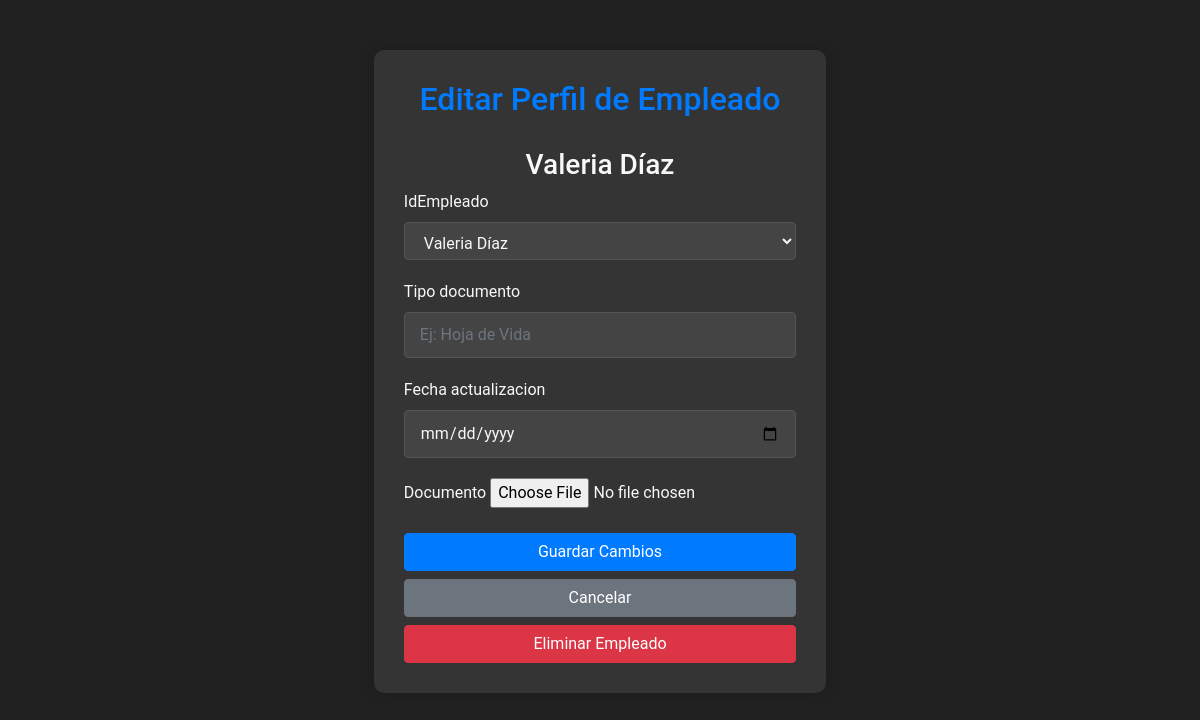
/empleados/12/editar/, run on the app's committed database.
### main/models.py (models this page shows)
class Empleado(models.Model):
    PUESTOS = {
        ('chef','Chef'),
        ('cocinero','Cocinero'),
        ('ayudante','Ayudante - cocina'),
        ('lavaplatos','Lavaplatos'),
        ('mesero','Mesero'),
        ('cajero','Cajero'),
        ('limpieza','Limpieza'),
    }
    ESTADO = ( # Usar una tupla de tuplas para CHOICES es más común
        ('activo','Activo'),
        ('inactivo','Inactivo'),
        ('capacitacion','En Capacitacion'),
    )
    SALARIOS_POR_PUESTO = {
        'chef': 3000000,  # Chef
        'cocinero': 2500000,  # Cocinero
        'ayudante': 1800000,  # Ayudante - cocina
        'lavaplatos': 1500000,  # Lavaplatos
        'mesero': 2000000,  # Mesero
        'cajero': 2200000,  # Cajero
        'limpieza': 1600000,  # Limpieza
    }
    idEmpleado = models.AutoField(primary_key=True)
    nombreEmpleado = models.CharField(max_length=100, null=False, blank=False)
    apellidoEmpleado = models.CharField(max_length=100, null=False, blank=False)
    fechaNacimiento = models.DateField(null=False, blank=False)
    direccionEmpleado = models.CharField(max_length=300, null=False, blank=False)
    telefonoEmpleado = models.CharField(max_length=17, null=False, blank=False)
    emailEmpleado = models.EmailField(max_length=100, null=False, blank=False)
    fecha_ingreso = models.DateField(null=False, blank=False)
    salario = models.CharField(
        choices=SALARIOS_POR_PUESTO,
        max_length=20
    )
    estado = models.CharField(
        max_length=20,
        default='inactivo',
        choices=ESTADO,
    )
    puesto = models.CharField(
        max_length=50,
        choices=PUESTOS,
        null=False,
        blank=False,
        default='cocinero'
    )
    class Meta:
        managed = True
        db_table = 'Empleado'
    def __str__(self):
        return f"{self.nombreEmpleado} {self.apellidoEmpleado}"

### main/views.py (the view)
# urls.py: path('empleados/<int:empleado_id>/editar/', views.empleado_detalle_editar, name='empleado_detalle_editar'),
def empleado_detalle_editar(request, empleado_id):
    empleado = get_object_or_404(Empleado, idEmpleado=empleado_id)
    if request.method == 'POST' and 'save' in request.POST:
        form = DocumentoForm(request.POST, instance=empleado)
        if form.is_valid():
            form.save()
            messages.success(request, f'El perfil de {empleado.nombreEmpleado} {empleado.apellidoEmpleado} ha sido actualizado.')
            return redirect('empleado_detalle_editar', empleado_id=empleado.idEmpleado)
        else:
            messages.error(request, 'Por favor, corrige los errores en el formulario.')
    else:
        form = DocumentoForm(instance=empleado)
    return render(request, 'main/empleado_detalle_editar.html', {'form': form, 'empleado': empleado})

### main/forms.py
class DocumentoForm(forms.ModelForm):
    class Meta:
        model = Documentos
        fields = ['idEmpleado', 'tipo_documento', 'fecha_actualizacion', 'documento']
        widgets = {
            'idEmpleado': forms.Select(attrs={'class': 'form-control'}),
            'tipo_documento': forms.TextInput(attrs={'class': 'form-control', 'placeholder': 'Ej: Hoja de Vida'}),
            'fecha_actualizacion': forms.DateInput(attrs={'class': 'form-control', 'type': 'date'}),
        }

### main/templates/main/empleado_detalle_editar.html (shortened to what this page needs)
{% load static %}
<!DOCTYPE html>
<html lang="en">
<head>
    <link rel="stylesheet" href="https://maxcdn.bootstrapcdn.com/bootstrap/4.0.0-beta/css/bootstrap.min.css">
</head>
<body>
    <div class="container d-flex justify-content-center align-items-center min-vh-100">
        <div class="form-container">
            <h2 class="text-center">Editar Perfil de Empleado</h2>
            <h3 class="text-center" style="color: #f8f8f8;">{{ empleado.nombreEmpleado }} {{ empleado.apellidoEmpleado }}</h3>
            <form method="post" novalidate>
                {% for field in form %}
                <div class="form-group">
                    <label for="{{ field.id_for_label }}">{{ field.label }}</label>
                    {{ field }}
                </div>
                {% endfor %}
                <button name="save" type="submit" class="btn btn-primary btn-block" value="save">Guardar Cambios</button>
                <a href="{% url 'perfil_empleado_lista' %}" class="btn btn-secondary btn-block">Cancelar</a>
            </form>
            <button type="button" class="btn btn-danger btn-block mt-2" data-toggle="modal" data-target="#confirmDeleteModal">
                Eliminar Empleado
            </button>
        </div>
    </div>
</body>
</html>

### main/templates/main/empleado_detalle_editar.html (style rules this page uses)
body { background-color: #212121; font-family: 'Roboto', sans-serif; color: #f8f8f8; }
.form-container { margin-top: 50px; max-width: 700px; padding: 30px; background-color: #343434; border-radius: 10px; box-shadow: 0px 0px 15px rgba(0, 0, 0, 0.2); color: #f8f8f8; }
h2 { margin-bottom: 30px; text-align: center; color: #007bff; }
.form-control { width: 100%; padding: 10px 15px; font-size: 16px; box-sizing: border-box; background-color: #444; color: #f8f8f8; border: 1px solid #555; }
.form-group { margin-bottom: 20px; }
form { max-width: 600px; margin: 0 auto; }
.btn-primary { background-color: #007bff; border-color: #007bff; }
.btn-secondary { background-color: #6c757d; border-color: #6c757d; margin-top: 10px; }

### data on the page
Empleado: nombreEmpleado "Valeria", apellidoEmpleado "Díaz"
Empleado: form "Valeria Díaz"

### other printed values
{{ field.label }} "IdEmpleado" "Tipo documento" "Fecha actualizacion" "Documento"
